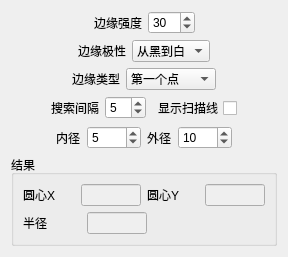
                  <widget class="QWidget" name="page_findCircle">
                   <layout class="QVBoxLayout" name="verticalLayout_49">
                    <item>
                     <layout class="QVBoxLayout" name="verticalLayout_46">
                      <item>
                       <layout class="QHBoxLayout" name="horizontalLayout_61">
                        <item>
                         <spacer name="horizontalSpacer_56">
                          <property name="orientation">
                           <enum>Qt::Horizontal</enum>
                          </property>
                          <property name="sizeHint" stdset="0">
                           <size>
                            <width>40</width>
                            <height>20</height>
                           </size>
                          </property>
                         </spacer>
                        </item>
                        <item>
                         <widget class="QLabel" name="label_52">
                          <property name="text">
                           <string>边缘强度</string>
                          </property>
                         </widget>
                        </item>
                        <item>
                         <widget class="QSpinBox" name="findCircle_strength">
                          <property name="maximum">
                           <number>255</number>
                          </property>
                          <property name="value">
                           <number>30</number>
                          </property>
                         </widget>
                        </item>
                        <item>
                         <spacer name="horizontalSpacer_57">
                          <property name="orientation">
                           <enum>Qt::Horizontal</enum>
                          </property>
                          <property name="sizeHint" stdset="0">
                           <size>
                            <width>40</width>
                            <height>20</height>
                           </size>
                          </property>
                         </spacer>
                        </item>
                       </layout>
                      </item>
                      <item>
                       <layout class="QHBoxLayout" name="horizontalLayout_62">
                        <item>
                         <spacer name="horizontalSpacer_58">
                          <property name="orientation">
                           <enum>Qt::Horizontal</enum>
                          </property>
                          <property name="sizeHint" stdset="0">
                           <size>
                            <width>40</width>
                            <height>20</height>
                           </size>
                          </property>
                         </spacer>
                        </item>
                        <item>
                         <widget class="QLabel" name="label_53">
                          <property name="text">
                           <string>边缘极性</string>
                          </property>
                         </widget>
                        </item>
                        <item>
                         <widget class="QComboBox" name="findCircle_polarity">
                          <item>
                           <property name="text">
                            <string>从黑到白</string>
                           </property>
                          </item>
                          <item>
                           <property name="text">
                            <string>从白到黑</string>
                           </property>
                          </item>
                          <item>
                           <property name="text">
                            <string>所有</string>
                           </property>
                          </item>
                         </widget>
                        </item>
                        <item>
                         <spacer name="horizontalSpacer_59">
                          <property name="orientation">
                           <enum>Qt::Horizontal</enum>
                          </property>
                          <property name="sizeHint" stdset="0">
                           <size>
                            <width>40</width>
                            <height>20</height>
                           </size>
                          </property>
                         </spacer>
                        </item>
                       </layout>
                      </item>
                      <item>
                       <layout class="QHBoxLayout" name="horizontalLayout_63">
                        <item>
                         <spacer name="horizontalSpacer_60">
                          <property name="orientation">
                           <enum>Qt::Horizontal</enum>
                          </property>
                          <property name="sizeHint" stdset="0">
                           <size>
                            <width>40</width>
                            <height>20</height>
                           </size>
                          </property>
                         </spacer>
                        </item>
                        <item>
                         <widget class="QLabel" name="label_54">
                          <property name="text">
                           <string>边缘类型</string>
                          </property>
                         </widget>
                        </item>
                        <item>
                         <widget class="QComboBox" name="findCircle_type">
                          <item>
                           <property name="text">
                            <string>第一个点</string>
                           </property>
                          </item>
                          <item>
                           <property name="text">
                            <string>最后一个点</string>
                           </property>
                          </item>
                          <item>
                           <property name="text">
                            <string>最佳点</string>
                           </property>
                          </item>
                          <item>
                           <property name="text">
                            <string>所有点</string>
                           </property>
                          </item>
                         </widget>
                        </item>
                        <item>
                         <spacer name="horizontalSpacer_61">
                          <property name="orientation">
                           <enum>Qt::Horizontal</enum>
                          </property>
                          <property name="sizeHint" stdset="0">
                           <size>
                            <width>40</width>
                            <height>20</height>
                           </size>
                          </property>
                         </spacer>
                        </item>
                       </layout>
                      </item>
                      <item>
                       <layout class="QHBoxLayout" name="horizontalLayout_68">
                        <item>
                         <spacer name="horizontalSpacer_65">
                          <property name="orientation">
                           <enum>Qt::Horizontal</enum>
                          </property>
                          <property name="sizeHint" stdset="0">
                           <size>
                            <width>40</width>
                            <height>20</height>
                           </size>
                          </property>
                         </spacer>
                        </item>
                        <item>
                         <widget class="QLabel" name="label_59">
                          <property name="text">
                           <string>搜索间隔</string>
                          </property>
                         </widget>
                        </item>
                        <item>
                         <widget class="QSpinBox" name="findCircle_distance">
                          <property name="maximum">
                           <number>90</number>
                          </property>
                          <property name="value">
                           <number>5</number>
                          </property>
                         </widget>
                        </item>
                        <item>
                         <widget class="QCheckBox" name="findCircle_show">
                          <property name="layoutDirection">
                           <enum>Qt::RightToLeft</enum>
                          </property>
                          <property name="text">
                           <string>显示扫描线</string>
                          </property>
                         </widget>
                        </item>
                        <item>
                         <spacer name="horizontalSpacer_66">
                          <property name="orientation">
                           <enum>Qt::Horizontal</enum>
                          </property>
                          <property name="sizeHint" stdset="0">
                           <size>
                            <width>40</width>
                            <height>20</height>
                           </size>
                          </property>
                         </spacer>
                        </item>
                       </layout>
                      </item>
                      <item>
                       <layout class="QHBoxLayout" name="horizontalLayout_69">
                        <item>
                         <spacer name="horizontalSpacer_67">
                          <property name="orientation">
                           <enum>Qt::Horizontal</enum>
                          </property>
                          <property name="sizeHint" stdset="0">
                           <size>
                            <width>40</width>
                            <height>20</height>
                           </size>
                          </property>
                         </spacer>
                        </item>
                        <item>
                         <widget class="QLabel" name="label_61">
                          <property name="text">
                           <string>内径</string>
                          </property>
                         </widget>
                        </item>
                        <item>
                         <widget class="QSpinBox" name="findCircle_radius_in">
                          <property name="maximum">
                           <number>9999</number>
                          </property>
                          <property name="value">
                           <number>5</number>
                          </property>
                         </widget>
                        </item>
                        <item>
                         <widget class="QLabel" name="label_62">
                          <property name="text">
                           <string>外径</string>
                          </property>
                         </widget>
                        </item>
                        <item>
                         <widget class="QSpinBox" name="findCircle_radius_out">
                          <property name="maximum">
                           <number>9999</number>
                          </property>
                          <property name="value">
                           <number>10</number>
                          </property>
                         </widget>
                        </item>
                        <item>
                         <spacer name="horizontalSpacer_68">
                          <property name="orientation">
                           <enum>Qt::Horizontal</enum>
                          </property>
                          <property name="sizeHint" stdset="0">
                           <size>
                            <width>40</width>
                            <height>20</height>
                           </size>
                          </property>
                         </spacer>
                        </item>
                       </layout>
                      </item>
                     </layout>
                    </item>
                    <item>
                     <widget class="QGroupBox" name="groupBox_20">
                      <property name="title">
                       <string>结果</string>
                      </property>
                      <layout class="QVBoxLayout" name="verticalLayout_47">
                       <item>
                        <layout class="QVBoxLayout" name="verticalLayout_48">
                         <item>
                          <layout class="QHBoxLayout" name="horizontalLayout_65">
                           <item>
                            <widget class="QLabel" name="label_56">
                             <property name="text">
                              <string>圆心X</string>
                             </property>
                            </widget>
                           </item>
                           <item>
                            <widget class="QLineEdit" name="findCircle_CenterX">
                             <property name="enabled">
                              <bool>false</bool>
                             </property>
                             <property name="maximumSize">
                              <size>
                               <width>60</width>
                               <height>16777215</height>
                              </size>
                             </property>
                            </widget>
                           </item>
                           <item>
                            <widget class="QLabel" name="label_57">
                             <property name="text">
                              <string>圆心Y</string>
                             </property>
                            </widget>
                           </item>
                           <item>
                            <widget class="QLineEdit" name="findCircle_CenterY">
                             <property name="enabled">
                              <bool>false</bool>
                             </property>
                             <property name="maximumSize">
                              <size>
                               <width>60</width>
                               <height>16777215</height>
                              </size>
                             </property>
                            </widget>
                           </item>
                          </layout>
                         </item>
                         <item>
                          <layout class="QHBoxLayout" name="horizontalLayout_67">
                           <item>
                            <widget class="QLabel" name="label_60">
                             <property name="text">
                              <string>半径          </string>
                             </property>
                            </widget>
                           </item>
                           <item>
                            <widget class="QLineEdit" name="findCircle_radius">
                             <property name="enabled">
                              <bool>false</bool>
                             </property>
                             <property name="maximumSize">
                              <size>
                               <width>60</width>
                               <height>16777215</height>
                              </size>
                             </property>
                             <property name="text">
                              <string/>
                             </property>
                            </widget>
                           </item>
                           <item>
                            <spacer name="horizontalSpacer_64">
                             <property name="orientation">
                              <enum>Qt::Horizontal</enum>
                             </property>
                             <property name="sizeHint" stdset="0">
                              <size>
                               <width>40</width>
                               <height>20</height>
                              </size>
                             </property>
                            </spacer>
                           </item>
                          </layout>
                         </item>
                        </layout>
                       </item>
                      </layout>
                     </widget>
                    </item>
                   </layout>
                  </widget>
